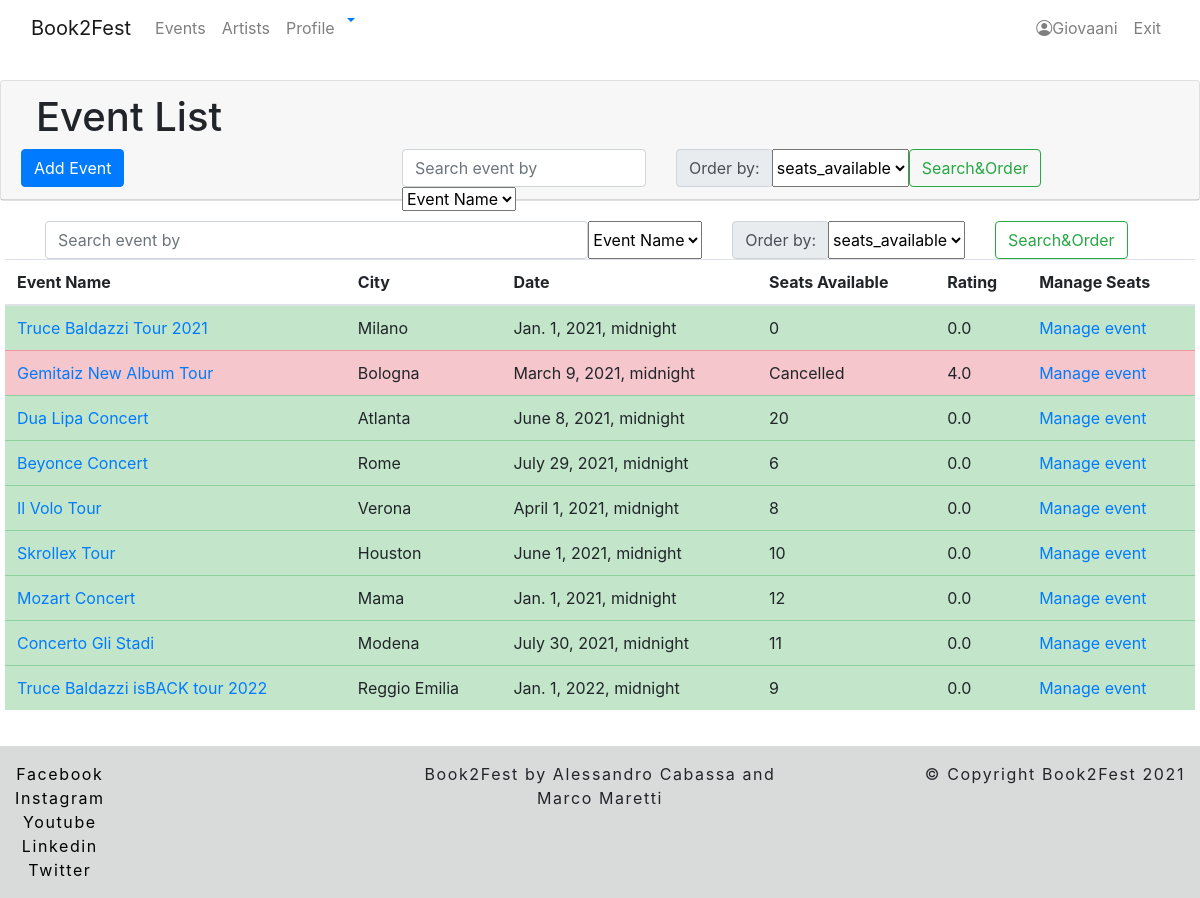
The app's page /book2fest/event/list (signed in) with its own data.
### book2fest/models.py (models this page shows, shortened)
class EventProfile(models.Model):
    user = models.ForeignKey(OrganizerProfile, related_name='event_user', on_delete=models.CASCADE)
    event_name = models.CharField(max_length=60)
    brief_description = models.TextField()
    description = models.TextField()
    artist_list = models.ManyToManyField(Artist)
    city = models.CharField(max_length=32)
    province = models.CharField(max_length=2)
    cap = models.CharField(max_length=5)
    country = models.CharField(max_length=32)
    address = models.CharField(max_length=32)
    how_to_reach = models.CharField(max_length=300)
    max_capacity = models.IntegerField()
    seats_available = models.IntegerField(default=None, blank=True, null=True)
    avg_rating = models.FloatField(default=None, blank=True, null=True)
    event_start = models.DateTimeField()
    event_end = models.DateTimeField()
    services = models.ManyToManyField(Service)# An event has many services, a service can be offered by many events (m to n)
    cancelled = models.BooleanField(default=False)

### book2fest/views.py (the view, shortened to what this page needs)
# urls.py: path('event/list', EventList.as_view(), name='event-list'),
class EventList(ListView):
    model = EventProfile
    template_name = "book2fest/event/list.html"
    def get_queryset(self):
        result = super(EventList, self).get_queryset()
        query = self.request.GET.get('search', None)
        filter = self.request.GET.get('search-filter', None)
        return result
    def get_ordering(self):
        ordering = self.request.GET.get('order-filter')
        if ordering == "avg_rating":
            ordering = "-avg_rating"
        if ordering == "seats_available":
            ordering = "-seats_available"
        return ordering
    def get_context_data(self, *, object_list=None, **kwargs):
        context = super(EventList, self).get_context_data(**kwargs)
        context['order_filters'] = ['event_name', 'event_start', 'avg_rating', 'seats_available']
        try:
            for event in self.object_list:
                event_seats = Seat.objects.all().filter(event=event.pk)
                seat_not_available = Seat.objects.all().filter(event=event.pk, available=False).count()
                event.seats_available  = event_seats.count() - seat_not_available
                event_tickets = Ticket.objects.all().filter(seat__in=event_seats)
                qs = Review.objects.filter(ticket__in=event_tickets).aggregate(Avg('rating'))
                if not qs.get('rating__avg'):
                    event.avg_rating = 0.0
                else:
                    event.avg_rating = qs.get('rating__avg')
                event.save()
            if not isinstance(self.request.user, AnonymousUser):
                context['organizer'] = OrganizerProfile.objects.get(user=self.request.user)
        except ObjectDoesNotExist:
            context['organizer'] = None
        return context

### book2fest/templates/book2fest/event/list.html (shortened to what this page needs)
{% extends 'base_list.html' %}
{% block content_title %}Event List{% endblock %}
{% block thead %}
    <th>Event Name</th>
    <th>City</th>
    <th>Date</th>
    <th>Seats Available</th>
    <th>Rating</th>
    {% if organizer %}
        <th>Manage Seats</th>
    {% endif%}
{% endblock %}
{% block addbutton %}
    {% if organizer %}
        <div class="content">
            <div class="row">
                <div class="col-sm-4">
                    <a href="{% url 'book2fest:event-create' %}" class="btn btn-primary">Add Event</a>
                </div>
                <div class="col-sm-8">
                    <form class="content" style="position:absolute; margin:auto; left:0; right:0;">
                        <div class="row">
                            <div class="col-8 col-md-4">
                                <input class="form-control me-2" type="search" name="search" placeholder="Search event by" aria-label="Search">
                                <select class="form-select" name="search-filter" aria-label="Default select example">
                                    <option value="event_name" selected>Event Name</option>
                                </select>
                            </div>
                            <div class="col-8 col-md-4">
                                <div class="d-flex">
                                    <div class="input-group-prepend">
                                        <span class="input-group-text">Order by:</span>
                                    </div>
                                    <select class="form-select" name="order-filter" aria-label="Default select example">
                                        {% for filter in order_filters %}
                                            <option value="{{filter}}" selected>{{filter}}</option>
                                        {% endfor %}
                                    </select>
                                    <button class="btn btn-outline-success" type="submit">Search&Order</button>
                                </div>
                            </div>
                        </div>
                    </form>
                </div>
            </div>
        </div>
        </div>
        </div>
    {% endif %}
{% endblock %}
{% block tbody %}
    {% for event in object_list  %}
        {% if event.available == 0 or event.cancelled %}
            <tr class="table-danger">
                {% else %}
            <tr class="table-success">
        {% endif %}
    <td><a href="{% url 'book2fest:event-detail' event.pk %}">{{ event.event_name }}</a></td>
    <td>{{ event.city }}</td>
    <td>{{ event.event_start }}</td>
    {% if event.cancelled %}
        <td>Cancelled</td>
    {% else %}
        <td>{{ event.seats_available}}</td>
    {% endif %}
    <td>{{event.avg_rating}}</td>
    {% if organizer %}
        <td><a href="{% url 'book2fest:manage-seat' event.pk %}">Manage event</a></td>
    {% endif%}
    </tr>
    {% endfor %}
{% endblock %}

### templates/navbar.html (shortened to what this page needs)
{% load notifications_tags %}
<header>
    <nav class="navbar navbar-expand-md navbar-light bg-white fixed-top">
        <div class="container-fluid">
            <a class="navbar-brand" href="{% url 'homepage' %}">Book2Fest</a>
            <div class="collapse navbar-collapse justify-content-between " id="navbarCollapse">
                <ul class="navbar-nav me-auto mb-2 mb-md-0 ">
                    <li class="nav-item">
                        <a class="nav-link" aria-current="page" href="{% url 'book2fest:event-list' %}">Events</a>
                    </li>
                    <li class="nav-item">
                        <a class="nav-link" href="{% url 'book2fest:artist-list' %}">Artists</a>
                    </li>
                    <li class="nav-item">
                        <a class="nav-link" href="{% url 'book2fest:profile' %}">Profile</a>
                    </li>
                    <li class="dropdown">
                        <a href="#" class="dropdown-toggle" data-toggle="dropdown">
                        </a>
                    </li>
                </ul>
                <ul class="navbar-nav">
                    <li class="nav-item">
                        {% if not user.is_authenticated %}
                            <ul class="navbar-nav me-auto mb-2 mb-md-0 ">
                                <li class="nav-item">
                                    <a class="nav-link" href="{% url 'login' %}">Log in</a>
                                </li>
                                <li>
                                    <a class="nav-link" href="{% url 'user-create' %}">Register</a>
                                </li>
                            </ul>
                        {% else %}
                            <ul class="navbar-nav me-auto mb-2 mb-md-0 ">
                                <li class="nav-item">
                            <a class="nav-link" href="{% url 'book2fest:profile' %}"><i class="bi bi-person-circle"></i>{{ user.username }}</a>
                                </li>
                                <li>
                                    <a class="nav-link" href="{% url 'logout' %}">Exit</a>
                                </li>
                            </ul>
                        {% endif %}
                    </li>
                </ul>
            </div>
        </div>
    </nav>
</header>

### static/css/main.css (style rules this page uses)
body { margin-top: 5rem; overflow-x: hidden; }

### records on screen
EventProfile: event_name "Truce Baldazzi Tour 2021", city "Milano", event_start "Jan. 1, 2021, midnight", seats_available "0", avg_rating "0.0"
EventProfile: event_name "Gemitaiz New Album Tour", city "Bologna", event_start "March 9, 2021, midnight", cancelled "Cancelled", avg_rating "4.0"
EventProfile: event_name "Dua Lipa Concert", city "Atlanta", event_start "June 8, 2021, midnight", seats_available "20", avg_rating "0.0"
EventProfile: event_name "Beyonce Concert", city "Rome", event_start "July 29, 2021, midnight", seats_available "6", avg_rating "0.0"
EventProfile: event_name "Il Volo Tour", city "Verona", event_start "April 1, 2021, midnight", seats_available "8", avg_rating "0.0"
EventProfile: event_name "Skrollex Tour", city "Houston", event_start "June 1, 2021, midnight", seats_available "10", avg_rating "0.0"
EventProfile: event_name "Mozart Concert", city "Mama", event_start "Jan. 1, 2021, midnight", seats_available "12", avg_rating "0.0"
EventProfile: event_name "Concerto Gli Stadi", city "Modena", event_start "July 30, 2021, midnight", seats_available "11", avg_rating "0.0"
EventProfile: event_name "Truce Baldazzi isBACK tour 2022", city "Reggio Emilia", event_start "Jan. 1, 2022, midnight", seats_available "9", avg_rating "0.0"

### other values on screen
{{ user.username }} "Giovaani"
form field order-filter "seats_available"
